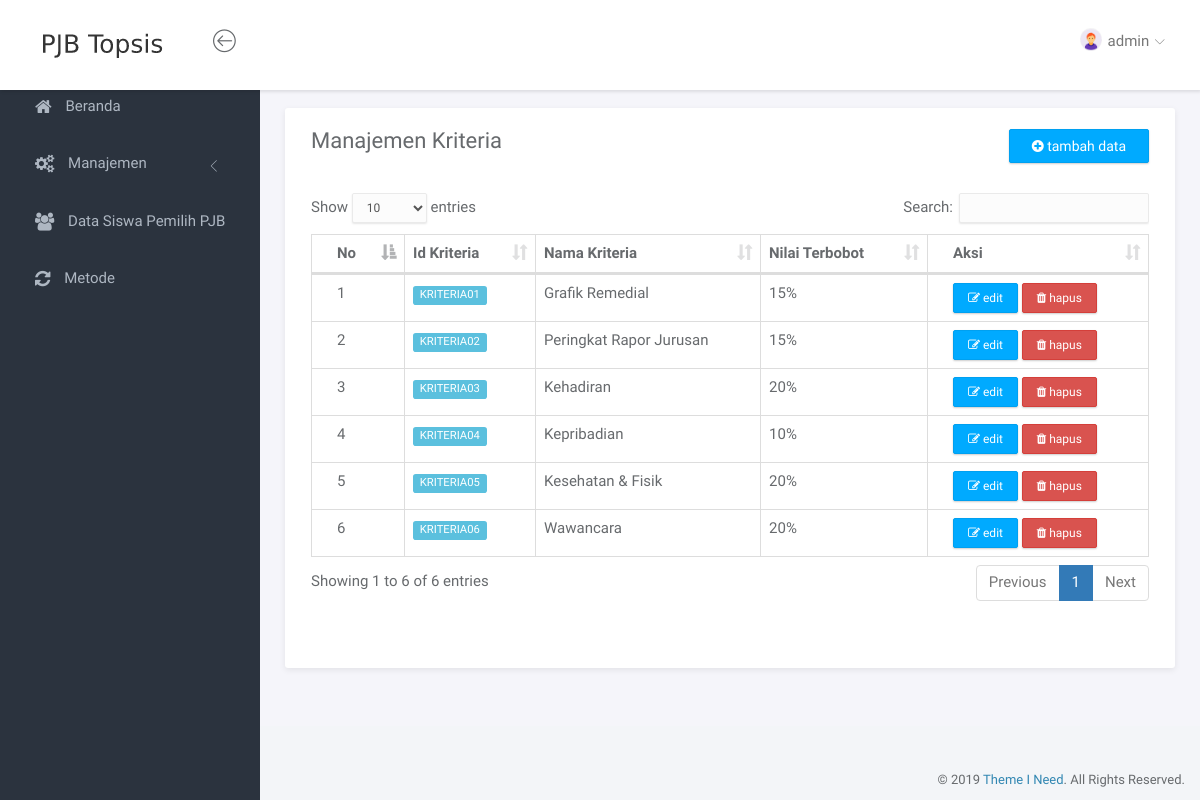
/index.php?page=kriteria (signed in), run on the app's committed database.
### tables this page shows
CREATE TABLE `tbl_user` (
  `id_user` int(11) NOT NULL,
  `username` varchar(10) NOT NULL,
  `password` varchar(10) NOT NULL
);

CREATE TABLE `tbl_kriteria` (
  `id_kriteria` varchar(15) NOT NULL,
  `nama_kriteria` varchar(50) NOT NULL,
  `nilai_terbobot` int(3) NOT NULL
);

### service.php (called while the page is built, shortened)
<?php
$g = mysqli_query($conn, "SELECT * FROM tbl_user WHERE username='$_SESSION[username]'");
$auth = mysqli_fetch_array($g);
?>

### page/kriteria/kriteria.php (the view, shortened to what this page needs)
<div class="panel panel-headline">
    <div class="panel-heading">
        <div class="row">
            <div class="col-md-12">
                <div class="pull-left">
                    <h3 class="panel-title">Manajemen Kriteria</h3>
                </div>
                <div class="pull-right">
                    <a href="?page=kriteriatambah" class="btn btn-primary"><i class="fa fa-plus-circle"></i> tambah data</a>
                </div>
            </div>
        </div>
    </div>
    <div class="panel-body">
        <div class="row">
            <div class="col-md-12">
                <div class="table-responsive">
                    <table class="table table-bordered example">
                        <thead>
                            <tr>
                                <th>No</th>
                                <th>Id Kriteria</th>
                                <th>Nama Kriteria</th>
                                <th>Nilai Terbobot</th>
                                <th>Aksi</th>
                            </tr>
                        </thead>
                        <tbody>
                            <?php
                            $no = 1;
                            $q = mysqli_query($conn, "SELECT * FROM tbl_kriteria");
                            while($data=mysqli_fetch_array($q)){ ?>
                                <tr>
                                    <td><?= $no ?></td>
                                    <td><span class="label label-info"><?= $data['id_kriteria'] ?></span></td>
                                    <td><?= $data['nama_kriteria'] ?></td>
                                    <td><?= $data['nilai_terbobot']?>%</td>
                                    <td>
                                        <a href="?page=kriteriaedit&id=<?= $data['id_kriteria'] ?>" class="btn btn-primary btn-xs"><i class="fa fa-edit"></i> edit</a>
                                        <a href="?page=kriteriahapus&id=<?= $data['id_kriteria'] ?>" class="btn btn-danger btn-xs"><i class="fa fa-trash"></i> hapus</a>
                                    </td>
                                </tr>
                            <?php $no++; } ?>
                        </tbody>
                    </table><br><br>
                </div>
            </div>
        </div>
    </div>
</div>

### header.php (shortened to what this page needs)
<nav class="navbar navbar-default navbar-fixed-top">
	<div class="brand">
		<a href="?page=beranda"><img src="assets/img/logo.png" alt="logo"></a>
	</div>
	<div class="container-fluid">
		<div class="navbar-btn">
			<button type="button" class="btn-toggle-fullwidth"><i class="lnr lnr-arrow-left-circle"></i></button>
		</div>
		<div id="navbar-menu">
			<ul class="nav navbar-nav navbar-right">
				<li class="dropdown">
					<a href="#" class="dropdown-toggle" data-toggle="dropdown"><img src="assets/img/admin.png" class="img-circle" alt="Avatar"> <span><?= $auth['username'] ?></span> <i class="icon-submenu lnr lnr-chevron-down"></i></a>
				</li>
			</ul>
		</div>
	</div>
</nav>

### assets/css/main.css (style rules this page uses)
html { position: relative; min-height: 100%; }
body { background-color: #F3F5F8; font-family: "Source Sans Pro", sans-serif; font-size: 15px; color: #676a6d; }
a { color: #3287B2; }
th { font-weight: 600; }
.navbar-default { -webkit-transition: all 0.3s ease-in-out; -moz-transition: all 0.3s ease-in-out; -ms-transition: all 0.3s ease-in-out; -o-transition: all 0.3s ease-in-out; transition: all 0.3s ease-in-out; -moz-box-shadow: 1px 2px 3px rgba(0, 0, 0, 0.1); -webkit-box-shadow: 1px 2px 3px rgba(0, 0, 0, 0.1); box-shadow: 1px 2px 3px rgba(0, 0, 0, 0.1); -webkit-border-radius: 0; -moz-border-radius: 0; border-radius: 0; padding: 0; margin: 0; border: none; background-color: #fff; }
.navbar-default .brand { float: left; padding: 30px 39px; background-color: #fff; }
.navbar-btn { float: left; padding: 16px 0; }
.navbar-btn button { font-size: 24px; padding: 4px 8px; line-height: .7; border: none; background: none; outline: none; }
.navbar-nav > li > a { padding: 28px 20px; }
.navbar-nav > li > a > i { font-size: 22px; margin-right: 2px; vertical-align: middle; }
.navbar-nav > li > a > i.icon-submenu { margin-left: 2px; margin-right: 0; font-size: 10px; position: relative; top: 2px; }
.navbar-nav > li > a > span { position: relative; top: 2px; }
.navbar-nav > li > a img { width: 22px; margin-right: 2px; }
@media screen and (min-width: 768px) { .navbar-nav.navbar-right { margin-right: 0; } }
.btn { -webkit-border-radius: 2px; -moz-border-radius: 2px; border-radius: 2px; -moz-box-shadow: 0px 1px 2px 0 rgba(0, 0, 0, 0.2); -webkit-box-shadow: 0px 1px 2px 0 rgba(0, 0, 0, 0.2); box-shadow: 0px 1px 2px 0 rgba(0, 0, 0, 0.2); padding: 6px 22px; }
.btn-group-xs > .btn, .btn-xs { padding: 5px 14px; }
.btn-primary { background-color: #00AAFF; border-color: #00a0f0; }
.panel { -webkit-border-radius: 3px; -moz-border-radius: 3px; border-radius: 3px; -moz-box-shadow: 0 2px 6px rgba(0, 0, 0, 0.08); -webkit-box-shadow: 0 2px 6px rgba(0, 0, 0, 0.08); box-shadow: 0 2px 6px rgba(0, 0, 0, 0.08); background-color: #fff; margin-bottom: 30px; }
.panel .panel-heading, .panel .panel-body, .panel .panel-footer { padding-left: 25px; padding-right: 25px; }
.panel .panel-heading { padding-top: 20px; padding-bottom: 20px; position: relative; }
.panel .panel-heading .panel-title { margin: 0; font-size: 18px; font-weight: 300; }
.panel .panel-body { padding-top: 10px; padding-bottom: 15px; }
.panel.panel-headline .panel-heading { border-bottom: none; }
.panel.panel-headline .panel-heading .panel-title { margin-bottom: 8px; font-size: 22px; font-weight: normal; }
.panel .table > thead > tr > td:first-child, .panel .table > thead > tr > th:first-child, .panel .table > tbody > tr > td:first-child, .panel .table > tbody > tr > th:first-child, .panel .table > tfoot > tr > td:first-child, .panel .table > tfoot > tr > th:first-child { padding-left: 25px; }
.panel .table > thead > tr > td:last-child, .panel .table > thead > tr > th:last-child, .panel .table > tbody > tr > td:last-child, .panel .table > tbody > tr > th:last-child, .panel .table > tfoot > tr > td:last-child, .panel .table > tfoot > tr > th:last-child { padding-left: 25px; }
.label { font-weight: normal; }

### index.php (style rules this page uses)
.btn { outline: none !important; }

### data on the page
tbl_user: username "admin"
tbl_kriteria: id_kriteria "KRITERIA01", nama_kriteria "Grafik Remedial", nilai_terbobot "15"
tbl_kriteria: id_kriteria "KRITERIA02", nama_kriteria "Peringkat Rapor Jurusan", nilai_terbobot "15"
tbl_kriteria: id_kriteria "KRITERIA03", nama_kriteria "Kehadiran", nilai_terbobot "20"
tbl_kriteria: id_kriteria "KRITERIA04", nama_kriteria "Kepribadian", nilai_terbobot "10"
tbl_kriteria: id_kriteria "KRITERIA05", nama_kriteria "Kesehatan & Fisik", nilai_terbobot "20"
tbl_kriteria: id_kriteria "KRITERIA06", nama_kriteria "Wawancara", nilai_terbobot "20"
